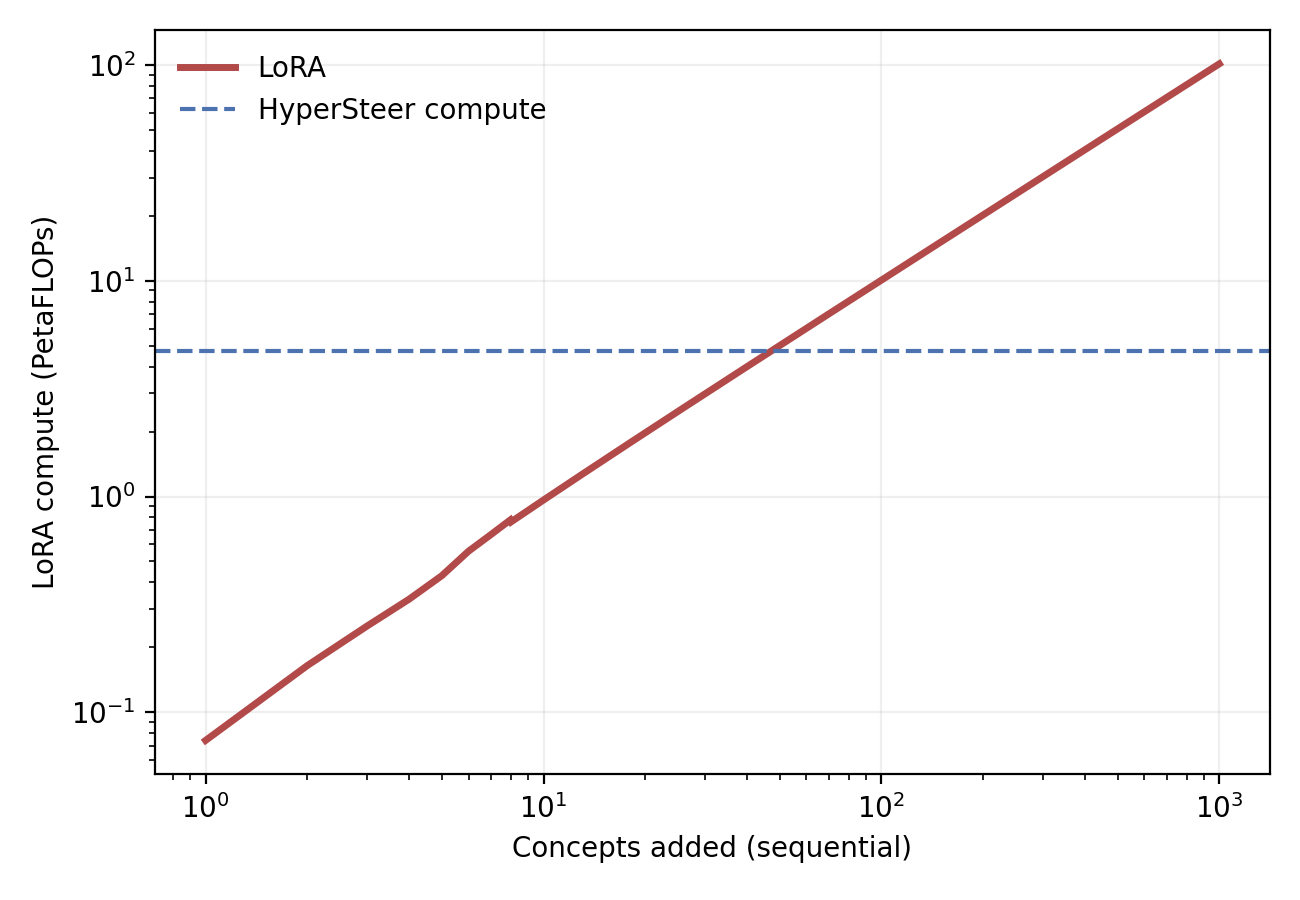

Here is the Python script that generated this plot:
#!/usr/bin/env python3
import argparse
import json
import math
import os
from collections import defaultdict
from datetime import datetime
from pathlib import Path

import matplotlib.pyplot as plt
import numpy as np
import pandas as pd
import wandb
import yaml


def parse_iso(dt_str):
    if not dt_str:
        return None
    try:
        return datetime.fromisoformat(dt_str.replace("Z", "+00:00"))
    except Exception:
        return None


def load_config_params(config_path: Path):
    with config_path.open("r", encoding="utf-8") as f:
        config = yaml.safe_load(f)
    train_cfg = config.get("train", {})
    models_cfg = train_cfg.get("models", {})
    lora_cfg = models_cfg.get("LoRA", {})

    batch_size = lora_cfg.get("batch_size", train_cfg.get("batch_size", 1))
    grad_acc = lora_cfg.get("gradient_accumulation_steps", train_cfg.get("gradient_accumulation_steps", 1))
    n_epochs = lora_cfg.get("n_epochs", train_cfg.get("n_epochs", 10))

    return int(batch_size or 1), int(grad_acc or 1), int(n_epochs or 10)


def load_concept_list(data_root: Path):
    concepts = []
    for concept_dir in sorted(data_root.glob("concept_*")):
        if not concept_dir.is_dir():
            continue
        try:
            concept_id = int(concept_dir.name.split("_")[1])
        except Exception:
            continue
        meta_path = concept_dir / "metadata.jsonl"
        concept_name = None
        if meta_path.exists():
            with meta_path.open("r", encoding="utf-8") as f:
                for line in f:
                    data = json.loads(line)
                    if int(data.get("concept_id", -1)) == concept_id:
                        concept_name = data.get("concept")
                        break
        if concept_name:
            concepts.append((concept_id, concept_name, concept_dir))
    concepts.sort(key=lambda x: x[0])
    return concepts


def load_num_examples(concept_dir: Path):
    train_path = concept_dir / "train_data.parquet"
    if not train_path.exists():
        return 1
    df = pd.read_parquet(train_path)
    return max(1, int(len(df)))


def load_history(run):
    steps = []
    losses = []
    for row in run.scan_history(keys=["train/loss", "_step"]):
        loss = row.get("train/loss")
        step = row.get("_step")
        if loss is None or step is None:
            continue
        try:
            loss = float(loss)
            step = int(step)
        except Exception:
            continue
        if not math.isfinite(loss):
            continue
        steps.append(step)
        losses.append(loss)
    if not steps:
        return [], []
    order = np.argsort(steps)
    steps = [steps[i] for i in order]
    losses = [losses[i] for i in order]
    return steps, losses


def build_continuous_series(runs):
    ordered = sorted(runs, key=lambda r: parse_iso(r.created_at) or datetime.min)
    all_steps = []
    all_losses = []
    prev_max = None
    for run in ordered:
        steps, losses = load_history(run)
        if not steps:
            continue
        offset = 0
        if prev_max is not None and steps[0] <= prev_max:
            offset = (prev_max + 1) - steps[0]
        steps = [s + offset for s in steps]
        prev_max = max(steps) if steps else prev_max
        all_steps.extend(steps)
        all_losses.extend(losses)
    if not all_steps:
        return [], []
    order = np.argsort(all_steps)
    steps = np.asarray([all_steps[i] for i in order], dtype=float)
    losses = np.asarray([all_losses[i] for i in order], dtype=float)
    # de-dup by step (keep last)
    uniq_steps = []
    uniq_losses = []
    last_step = None
    for s, l in zip(steps, losses):
        if last_step is None or s != last_step:
            uniq_steps.append(s)
            uniq_losses.append(l)
            last_step = s
        else:
            uniq_losses[-1] = l
    return uniq_steps, uniq_losses


def ema_smooth(values, alpha):
    if not values:
        return []
    out = [float(values[0])]
    a = float(alpha)
    for v in values[1:]:
        out.append(a * float(v) + (1.0 - a) * out[-1])
    return out


def steps_to_epochs(steps, num_examples, batch_size, grad_acc):
    len_dataloader = int(math.ceil(num_examples / batch_size))
    steps_per_epoch = max(1, len_dataloader // max(1, grad_acc))
    return [s / steps_per_epoch for s in steps]


def main():
    parser = argparse.ArgumentParser()
    parser.add_argument("--wandb_path", default=None, type=str, help="entity/project")
    parser.add_argument("--wandb_project", default="axbench-lora-equal", type=str)
    parser.add_argument("--wandb_entity", default=None, type=str)
    parser.add_argument("--config", default="axbench/demo/lora_equal/lora_equal.yaml", type=str)
    parser.add_argument("--data_root", default="axbench/demo/lora_equal/data", type=str)
    parser.add_argument("--hypersteer_loss", default=0.31, type=float)
    parser.add_argument("--hypersteer_epoch", default=10.0, type=float)
    parser.add_argument("--base_pf", default=1.035, type=float)
    parser.add_argument("--base_epoch", default=11.0, type=float)
    parser.add_argument("--ema_alpha", default=0.1, type=float)
    parser.add_argument("--grid_points", default=1000, type=int)
    parser.add_argument("--extrapolate_to", default=1000, type=int)
    parser.add_argument("--out", default="plotting/compute_match_hypersteer_equal.png", type=str)
    parser.add_argument("--debug", action="store_true")
    args = parser.parse_args()

    wandb_path = args.wandb_path
    if not wandb_path:
        entity = args.wandb_entity or os.environ.get("WANDB_ENTITY")
        if entity:
            wandb_path = f"{entity}/{args.wandb_project}"
        else:
            wandb_path = args.wandb_project

    batch_size, grad_acc, n_epochs = load_config_params(Path(args.config))
    concept_list = load_concept_list(Path(args.data_root))
    if not concept_list:
        raise SystemExit("No concepts found under data_root")

    api = wandb.Api()
    runs = api.runs(wandb_path)
    if not runs:
        raise SystemExit(f"No wandb runs found at {wandb_path}")

    runs_by_concept = defaultdict(list)
    for run in runs:
        cfg = run.config or {}
        concept_name = cfg.get("concept_name")
        if concept_name:
            runs_by_concept[concept_name].append(run)

    series = {}
    for concept_id, concept_name, concept_dir in concept_list:
        concept_runs = runs_by_concept.get(concept_name, [])
        if not concept_runs:
            continue
        steps, losses = build_continuous_series(concept_runs)
        if not steps:
            continue
        num_examples = load_num_examples(concept_dir)
        epochs = steps_to_epochs(steps, num_examples, batch_size, grad_acc)
        losses = ema_smooth(losses, args.ema_alpha)
        series[concept_name] = {
            "epochs": np.asarray(epochs, dtype=float),
            "loss": np.asarray(losses, dtype=float),
        }
        if args.debug:
            print(f"{concept_name}: epochs={epochs[-1]:.3f} steps={steps[-1]}")

    if not series:
        raise SystemExit("No usable series from wandb")

    concept_order = [name for _, name, _ in concept_list if name in series]
    epoch_grid = np.linspace(0.0, float(n_epochs), int(args.grid_points))

    target = float(args.hypersteer_loss)
    compute_eq = []
    for k in range(1, len(concept_order) + 1):
        names = concept_order[:k]
        losses_grid = []
        for name in names:
            s = series[name]
            losses_grid.append(np.interp(epoch_grid, s["epochs"], s["loss"], left=s["loss"][0], right=s["loss"][-1]))
        avg_loss = np.mean(np.vstack(losses_grid), axis=0)
        idx = np.where(avg_loss <= target)[0]
        if len(idx) == 0:
            compute_eq.append(np.nan)
            continue
        epoch_needed = float(epoch_grid[idx[0]])
        compute_eq.append((k * epoch_needed) / 8.0)

    # Plot compute-equivalent epochs vs concepts added
    fig, ax = plt.subplots(figsize=(6.5, 4.5))
    xs = np.arange(1, len(compute_eq) + 1)
    pf_per_epoch = args.base_pf / args.base_epoch
    compute_pf = np.asarray(compute_eq, dtype=float) * pf_per_epoch
    ax.plot(xs, compute_pf, color="#b24a4a", linewidth=2.5, label="LoRA")

    # Extrapolate to larger concept counts (imagination time)
    finite_mask = np.isfinite(compute_eq)
    if finite_mask.any():
        xs_fit = xs[finite_mask]
        ys_fit = np.asarray(compute_eq)[finite_mask]
        if len(xs_fit) >= 2:
            coeffs = np.polyfit(xs_fit, ys_fit, deg=1)
            x_extra = np.arange(xs_fit[-1], args.extrapolate_to + 1)
            y_extra = np.polyval(coeffs, x_extra)
            ax.plot(x_extra, y_extra * pf_per_epoch, color="#b24a4a", linewidth=2.5)
    ax.axhline(args.hypersteer_epoch * pf_per_epoch, color="#4c72b0", linestyle="--", linewidth=1.5, label="HyperSteer compute")
    ax.set_xlabel("Concepts added (sequential)")
    ax.set_ylabel("LoRA compute (PetaFLOPs)")
    ax.set_xscale("log")
    ax.set_yscale("log")
    ax.grid(True, alpha=0.2)
    ax.legend(frameon=False)

    out_path = Path(args.out)
    out_path.parent.mkdir(parents=True, exist_ok=True)
    fig.tight_layout()
    fig.savefig(out_path, dpi=200)
    print(f"Saved plot to {out_path}")

    print("Compute‑equivalent epochs to reach target:")
    for k, c in enumerate(compute_eq, start=1):
        print(f"{k} concepts: {c:.4f}" if math.isfinite(c) else f"{k} concepts: not reached")


if __name__ == "__main__":
    main()
